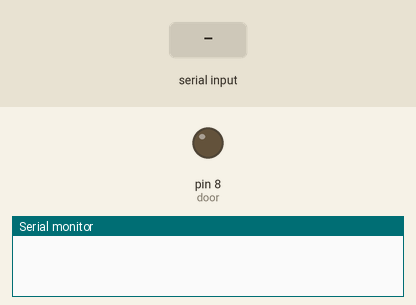
Recording of a sketch running on a simulated Arduino Uno, built with avr-gcc and run on an emulated ATmega328P. Shown: output pins drawn as LEDs (lit = HIGH), the last lines printed to the serial monitor. The test bench sets the inputs (shaded band).

Above: at 1.2 s.
1.3 s: byte 68 (0x44) received over Serial
At 1.68 s:
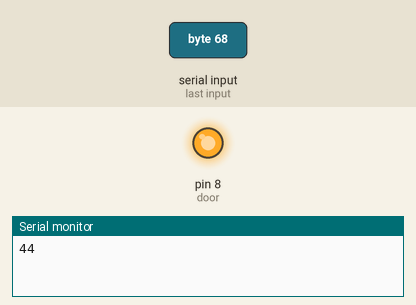
3.3 s: "1" received over the second serial link
Timing chart, 0 to 6.3 s (numbered marks = the images above; inputs shaded):
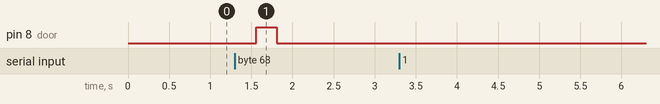

The sketch:

nfc_doorlock.ino
```cpp
#include <SoftwareSerial.h>


byte query[8] = {
  0xAA, 0x00, 0x03, 0x25, 0x26, 0x00, 0x00, 0xBB};

byte val;
int i ;

#define door  8
#define duration  250
#define rxPin 9
#define txPin 10

SoftwareSerial rfid( rxPin, txPin ); // Setup software serial for reader

void setup()
{
  pinMode(door, OUTPUT);             // Define door output
  digitalWrite(door, LOW);           // Door switch to off
  Serial.begin(9600);                // Setup serial port for Pc side to 9600 baud
  rfid.begin(9600);                  // Setup software serial for reader side to 9600 baud
}

void loop()
{
for (i=0 ; i<8 ; i++){              // Send MF_GET_SNR (0x25) command
 rfid.write(query[i]) ;
 }

while(rfid.available()>0){          // Read response from NFC-reader and send to serial port
 val=rfid.read();
 Serial.print(val, HEX);
 Serial.print(" ");
 }
Serial.println();


if (Serial.available()) {          // Get response from serial port, check for D(0x44) to open door.
 int byte = Serial.read();
 Serial.print(byte,HEX);
 if (byte == 0x44 ){
  digitalWrite(door, HIGH);
  delay(duration);
  digitalWrite(door, LOW);
  }
 }

delay(250);                       // delay for processing on pc side

}
```

Measured:
- after the input at 1.3 s, pin 8 (door): LOW → HIGH after 0.26 s, → LOW 0.25 s later
